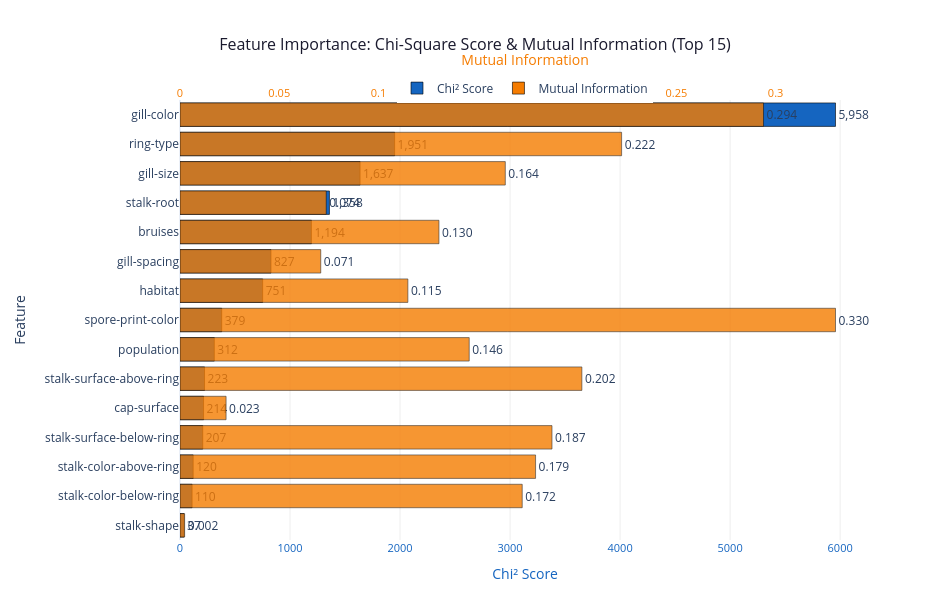

This figure's notebook cell:
### Code cell
top_n = 15
plot_df = importance_df.head(top_n).copy().sort_values('Chi2_Score', ascending=True)

fig = go.Figure()

fig.add_trace(go.Bar(
    name='Chi² Score',
    y=plot_df['Feature'],
    x=plot_df['Chi2_Score'],
    orientation='h',
    marker=dict(color='#1565c0', line=dict(color='black', width=0.6)),
    text=[f'{v:,.0f}' for v in plot_df['Chi2_Score']],
    textposition='outside',
    xaxis='x'
))

fig.add_trace(go.Bar(
    name='Mutual Information',
    y=plot_df['Feature'],
    x=plot_df['Mutual_Info'],
    orientation='h',
    marker=dict(color='#f57c00', opacity=0.80, line=dict(color='black', width=0.6)),
    text=[f'{v:.3f}' for v in plot_df['Mutual_Info']],
    textposition='outside',
    xaxis='x2'
))

fig.update_layout(
    title=dict(
        text=f'Feature Importance: Chi-Square Score & Mutual Information (Top {top_n})',
        font=dict(size=16, color='#1a1a2e'), x=0.5
    ),
    barmode='overlay',
    height=600, width=950,
    plot_bgcolor='white',
    legend=dict(orientation='h', y=1.06, x=0.5, xanchor='center', font=dict(size=12)),
    xaxis=dict(
        title='Chi² Score',
        side='bottom',
        showgrid=True,
        gridcolor='#eeeeee',
        color='#1565c0',
        tickfont=dict(size=11)
    ),
    xaxis2=dict(
        title='Mutual Information',
        overlaying='x',
        side='top',
        showgrid=False,
        color='#f57c00',
        tickfont=dict(size=11)
    ),
    yaxis=dict(
        title='Feature',
        automargin=True,
        tickfont=dict(size=12)
    ),
    margin=dict(l=180, r=80, t=100, b=60)
)

fig.show()

### Figure 1 — Plotly figure (JSON) as saved in the notebook; plotly's stock layout.template omitted (floating-point values rounded to 4 significant figures)
{"data": [{"marker": {"color": "#1565c0", "line": {"color": "black", "width": 0.6}}, "name": "Chi² Score", "orientation": "h", "text": ["37", "110", "120", "207", "214", "223", "312", "379", "751", "827", "1,194", "1,358", "1,637", "1,951", "5,958"], "textposition": "outside", "type": "bar", "x": [36.59, 109.8, 119.8, 206.6, 214.1, 223.0, 311.8, 379.1, 751.3, 826.8, 1194.0, 1358.0, 1637.0, 1951.0, 5958.0], "xaxis": "x", "y": ["stalk-shape", "stalk-color-below-ring", "stalk-color-above-ring", "stalk-surface-below-ring", "cap-surface", "stalk-surface-above-ring", "population", "spore-print-color", "habitat", "gill-spacing", "bruises", "stalk-root", "gill-size", "ring-type", "gill-color"]}, {"marker": {"color": "#f57c00", "line": {"color": "black", "width": 0.6}, "opacity": 0.8}, "name": "Mutual Information", "orientation": "h", "text": ["0.002", "0.172", "0.179", "0.187", "0.023", "0.202", "0.146", "0.330", "0.115", "0.071", "0.130", "0.074", "0.164", "0.222", "0.294"], "textposition": "outside", "type": "bar", "x": [0.002344, 0.1724, 0.1791, 0.1874, 0.02321, 0.2024, 0.1457, 0.3302, 0.1148, 0.0709, 0.1304, 0.07366, 0.1639, 0.2224, 0.2939], "xaxis": "x2", "y": ["stalk-shape", "stalk-color-below-ring", "stalk-color-above-ring", "stalk-surface-below-ring", "cap-surface", "stalk-surface-above-ring", "population", "spore-print-color", "habitat", "gill-spacing", "bruises", "stalk-root", "gill-size", "ring-type", "gill-color"]}], "layout": {"barmode": "overlay", "height": 600, "legend": {"font": {"size": 12}, "orientation": "h", "x": 0.5, "xanchor": "center", "y": 1.06}, "margin": {"b": 60, "l": 180, "r": 80, "t": 100}, "plot_bgcolor": "white", "title": {"font": {"color": "#1a1a2e", "size": 16}, "text": "Feature Importance: Chi-Square Score & Mutual Information (Top 15)", "x": 0.5}, "width": 950, "xaxis": {"color": "#1565c0", "gridcolor": "#eeeeee", "showgrid": true, "side": "bottom", "tickfont": {"size": 11}, "title": {"text": "Chi² Score"}}, "xaxis2": {"color": "#f57c00", "overlaying": "x", "showgrid": false, "side": "top", "tickfont": {"size": 11}, "title": {"text": "Mutual Information"}}, "yaxis": {"automargin": true, "tickfont": {"size": 12}, "title": {"text": "Feature"}}}}
